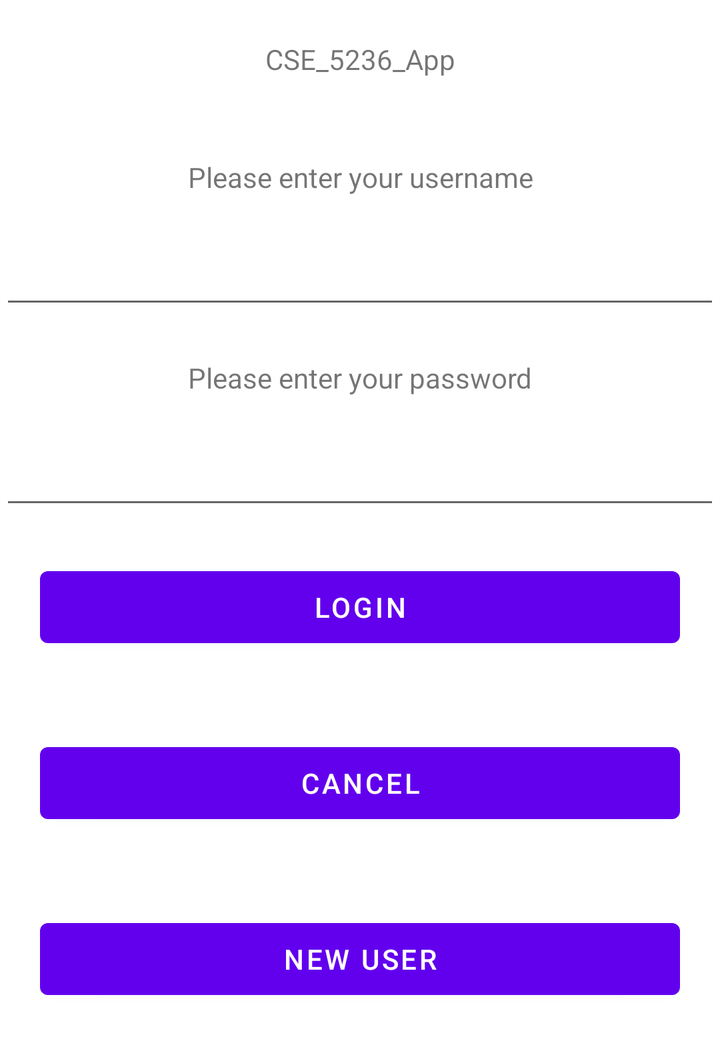
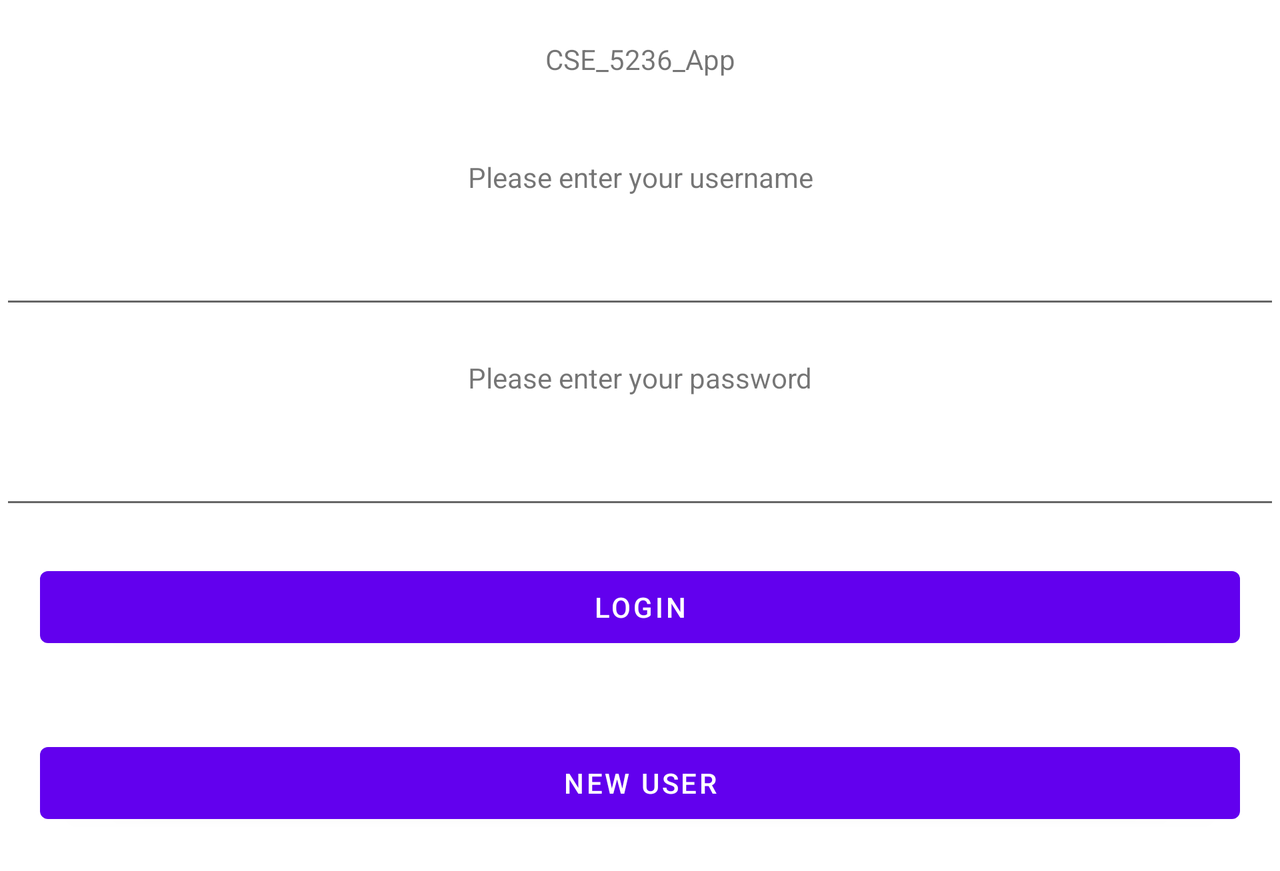

Two renders of one Android screen. The first uses the default layout on a phone; the second uses the alternative layout the repository ships for a different screen configuration, on a matching device. The two XML files are below.
<!-- AndroidManifest.xml: application theme Theme.CSE_5236_App -->
<!-- res/layout/fragment_login.xml -->
<?xml version="1.0" encoding="utf-8"?>
<ScrollView
    xmlns:android="http://schemas.android.com/apk/res/android"
    android:layout_width="match_parent"
    android:layout_height="wrap_content"
    android:orientation="vertical">

    <LinearLayout
        android:layout_width="match_parent"
        android:layout_height="wrap_content"
        android:orientation="vertical">

        <TextView
            android:layout_width="match_parent"
            android:layout_height="wrap_content"
            android:layout_marginBottom="20dp"
            android:layout_marginLeft="20dp"
            android:layout_marginRight="20dp"
            android:layout_marginTop="20dp"
            android:textAlignment="center"
            android:text="@string/app_name"/>
        <TextView
            android:layout_width="match_parent"
            android:layout_height="wrap_content"
            android:layout_marginBottom="20dp"
            android:layout_marginLeft="20dp"
            android:layout_marginRight="20dp"
            android:layout_marginTop="20dp"
            android:textAlignment="center"
            android:text="@string/login_username"/>

        <EditText
            android:layout_width="match_parent"
            android:layout_height="wrap_content"
            android:id="@+id/username_text"/>

        <TextView
            android:layout_width="match_parent"
            android:layout_height="wrap_content"
            android:layout_marginBottom="20dp"
            android:layout_marginLeft="20dp"
            android:layout_marginRight="20dp"
            android:layout_marginTop="20dp"
            android:textAlignment="center"
            android:text="@string/login_password"/>

        <EditText
            android:layout_width="match_parent"
            android:layout_height="wrap_content"
            android:id="@+id/password_text"/>

        <Button
            android:layout_width="match_parent"
            android:layout_height="match_parent"
            android:id="@+id/login_button"
            android:layout_marginBottom="20dp"
            android:layout_marginLeft="20dp"
            android:layout_marginRight="20dp"
            android:layout_marginTop="20dp"
            android:textAlignment="center"
            android:text="@string/login_button"/>

        <Button
            android:layout_width="match_parent"
            android:layout_height="match_parent"
            android:id="@+id/cancel_button"
            android:layout_marginBottom="20dp"
            android:layout_marginLeft="20dp"
            android:layout_marginRight="20dp"
            android:layout_marginTop="20dp"
            android:textAlignment="center"
            android:text="@string/login_cancel"/>

        <Button
            android:layout_width="match_parent"
            android:layout_height="match_parent"
            android:id="@+id/new_user_button"
            android:layout_marginBottom="20dp"
            android:layout_marginLeft="20dp"
            android:layout_marginRight="20dp"
            android:layout_marginTop="20dp"
            android:textAlignment="center"
            android:text="@string/login_new_user"/>
    </LinearLayout>
</ScrollView>
<!-- resources referenced by this layout -->
<resources>
  <string name="app_name">CSE_5236_App</string>
  <string name="login_button">Login</string>
  <string name="login_cancel">Cancel</string>
  <string name="login_new_user">New User</string>
  <string name="login_password">Please enter your password</string>
  <string name="login_username">Please enter your username</string>
  <style name="Theme.CSE_5236_App" parent="Theme.MaterialComponents.DayNight.DarkActionBar">
          
          <item name="colorPrimary">@color/purple_500</item>
          <item name="colorPrimaryVariant">@color/purple_700</item>
          <item name="colorOnPrimary">@color/white</item>
          
          <item name="colorSecondary">@color/teal_200</item>
          <item name="colorSecondaryVariant">@color/teal_700</item>
          <item name="colorOnSecondary">@color/black</item>
          
          <item name="android:statusBarColor">?attr/colorPrimaryVariant</item>
          
      </style>
</resources>
<!-- res/layout-land/fragment_login.xml (the repository's variant of the layout above) -->
<!-- drawn on the phone turned sideways -->
<?xml version="1.0" encoding="utf-8"?>
<ScrollView
    xmlns:android="http://schemas.android.com/apk/res/android"
    android:layout_width="match_parent"
    android:layout_height="wrap_content"
    android:orientation="vertical">

    <LinearLayout
        android:layout_width="match_parent"
        android:layout_height="wrap_content"
        android:orientation="vertical">

        <TextView
            android:layout_width="match_parent"
            android:layout_height="wrap_content"
            android:layout_marginBottom="20dp"
            android:layout_marginLeft="20dp"
            android:layout_marginRight="20dp"
            android:layout_marginTop="20dp"
            android:textAlignment="center"
            android:text="@string/app_name"/>
        <TextView
            android:layout_width="match_parent"
            android:layout_height="wrap_content"
            android:layout_marginBottom="20dp"
            android:layout_marginLeft="20dp"
            android:layout_marginRight="20dp"
            android:layout_marginTop="20dp"
            android:textAlignment="center"
            android:text="@string/login_username"/>

        <EditText
            android:layout_width="match_parent"
            android:layout_height="wrap_content"
            android:id="@+id/username_text"/>

        <TextView
            android:layout_width="match_parent"
            android:layout_height="wrap_content"
            android:layout_marginBottom="20dp"
            android:layout_marginLeft="20dp"
            android:layout_marginRight="20dp"
            android:layout_marginTop="20dp"
            android:textAlignment="center"
            android:text="@string/login_password"/>

        <EditText
            android:layout_width="match_parent"
            android:layout_height="wrap_content"
            android:id="@+id/password_text"
            android:inputType="textPassword"/>


        <Button
            android:layout_width="match_parent"
            android:layout_height="match_parent"
            android:id="@+id/login_button"
            android:layout_marginBottom="20dp"
            android:layout_marginLeft="20dp"
            android:layout_marginRight="20dp"
            android:layout_marginTop="20dp"
            android:textAlignment="center"
            android:text="@string/login_button"/>


        <Button
            android:layout_width="match_parent"
            android:layout_height="match_parent"
            android:id="@+id/new_user_button"
            android:layout_marginBottom="20dp"
            android:layout_marginLeft="20dp"
            android:layout_marginRight="20dp"
            android:layout_marginTop="20dp"
            android:textAlignment="center"
            android:text="@string/login_new_user"/>
    </LinearLayout>
</ScrollView>
<!-- resources referenced by the variant -->
<!-- as the phone turned sideways resolves them -->
<resources>
  <string name="app_name">CSE_5236_App</string>
  <string name="login_button">Login</string>
  <string name="login_new_user">New User</string>
  <string name="login_password">Please enter your password</string>
  <string name="login_username">Please enter your username</string>
  <style name="Theme.CSE_5236_App" parent="Theme.MaterialComponents.DayNight.DarkActionBar">
          
          <item name="colorPrimary">@color/purple_500</item>
          <item name="colorPrimaryVariant">@color/purple_700</item>
          <item name="colorOnPrimary">@color/white</item>
          
          <item name="colorSecondary">@color/teal_200</item>
          <item name="colorSecondaryVariant">@color/teal_700</item>
          <item name="colorOnSecondary">@color/black</item>
          
          <item name="android:statusBarColor">?attr/colorPrimaryVariant</item>
          
      </style>
</resources>
